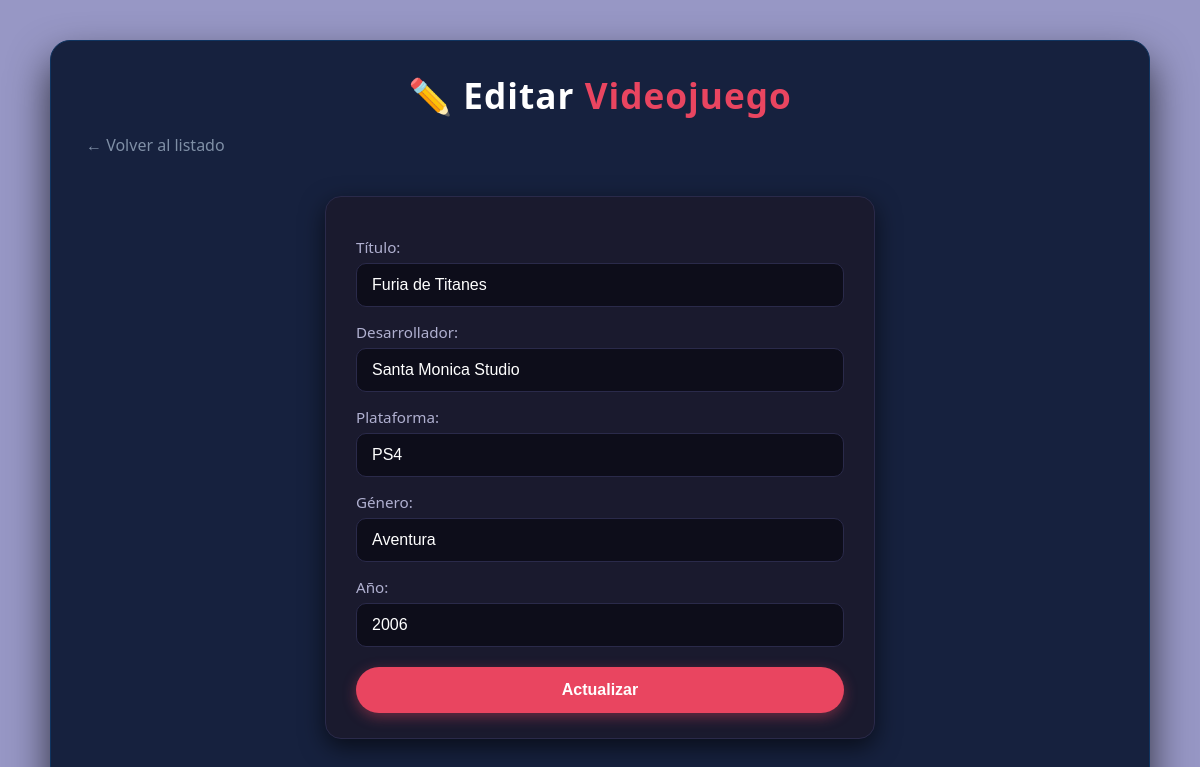
The page /editar.php?id=2 on the database its author committed.
### tables this page shows
CREATE TABLE `juegos` (
  `id` int(11) NOT NULL,
  `titulo` varchar(150) NOT NULL,
  `desarrollador` varchar(100) NOT NULL,
  `plataforma` varchar(50) NOT NULL,
  `genero` varchar(50) NOT NULL,
  `anio` int(11) NOT NULL
);

### editar.php (the view, shortened to what this page needs)
<?php
require_once 'conexion.php';
$id = (int) $_GET['id'];
$stmt = $pdo->prepare("SELECT * FROM juegos WHERE id = :id");
$stmt->execute([':id' => $id]);
$juego = $stmt->fetch(PDO::FETCH_ASSOC);
?>
<!DOCTYPE html>
<html lang="es">
<head>
    <link rel="stylesheet" href="css/style.css">
</head>
<body>
    <div class="contenedor">
        <h1>✏️ Editar <span>Videojuego</span></h1>
        <a href="index.php" class="volver">← Volver al listado</a>
        <form method="POST">
            <label>Título:</label>
            <input type="text" name="titulo" value="<?= htmlspecialchars($juego['titulo']) ?>" required>
            <label>Desarrollador:</label>
            <input type="text" name="desarrollador" value="<?= htmlspecialchars($juego['desarrollador']) ?>" required>
            <label>Plataforma:</label>
            <input type="text" name="plataforma" value="<?= htmlspecialchars($juego['plataforma']) ?>" required>
            <label>Género:</label>
            <input type="text" name="genero" value="<?= htmlspecialchars($juego['genero']) ?>" required>
            <label>Año:</label>
            <input type="number" name="anio" value="<?= htmlspecialchars($juego['anio']) ?>" required>
            <button type="submit">Actualizar</button>
        </form>
    </div>
</body>
</html>

### css/style.css (style rules this page uses)
* { margin: 0; padding: 0; box-sizing: border-box; }
body { font-family: 'Segoe UI', Tahoma, Geneva, Verdana, sans-serif; background: #9797c5; color: #e0e0e0; display: flex; justify-content: center; align-items: flex-start; min-height: 100vh; padding: 40px 20px; }
.contenedor { max-width: 1100px; width: 100%; background: #16213e; padding: 30px 35px 40px 35px; border-radius: 20px; box-shadow: 0 20px 40px rgba(0, 0, 0, 0.7); border: 1px solid #0f3460; }
h1 { text-align: center; font-size: 2.2rem; font-weight: 600; color: #ffffff; margin-bottom: 15px; letter-spacing: 1px; }
h1 span { color: #e94560; }
form { background: #1a1a2e; padding: 25px 30px; border-radius: 16px; box-shadow: 0 8px 24px rgba(0, 0, 0, 0.6); max-width: 550px; margin: 20px auto; border: 1px solid #2a2a4a; }
form label { display: block; font-weight: 500; margin: 15px 0 6px 0; color: #b0b0d0; font-size: 0.95rem; }
form input { width: 100%; padding: 12px 15px; background: #0d0d1a; border: 1px solid #2a2a4a; border-radius: 10px; color: #fff; font-size: 1rem; transition: 0.3s; }
form button, form input[type="submit"] { background: #e94560; color: #fff; border: none; padding: 14px 28px; border-radius: 50px; font-weight: 600; font-size: 1rem; cursor: pointer; transition: all 0.3s ease; margin-top: 20px; width: 100%; box-shadow: 0 4px 14px rgba(233, 69, 96, 0.4); }
.volver { display: inline-block; color: #7f8fa6; text-decoration: none; margin-bottom: 20px; transition: color 0.3s; font-weight: 500; }

### rows shown on the page
juegos: titulo "Furia de Titanes", desarrollador "Santa Monica Studio", plataforma "PS4", genero "Aventura", anio "2006"
